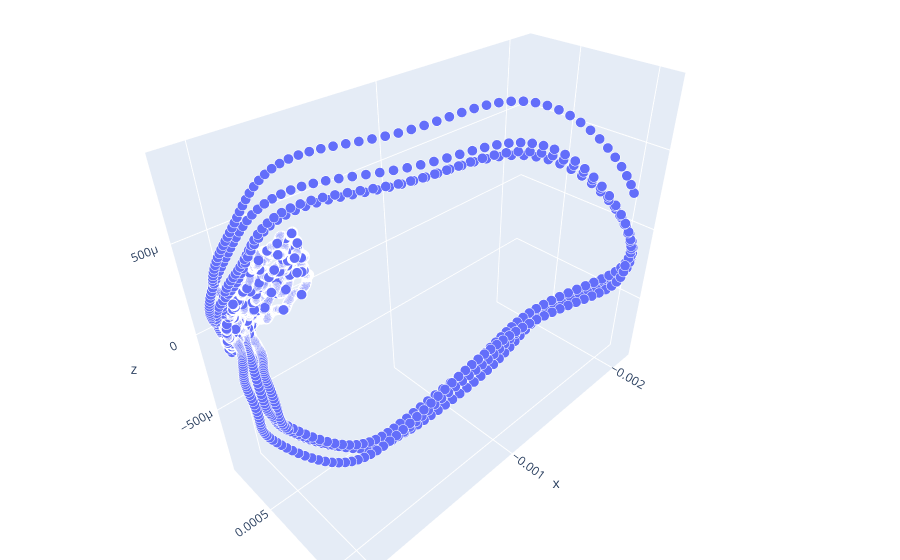

The notebook cell saved with this chart:
### Code cell
input ={}
input["data_edf"] = 'Data VECG/ECG_1.edf'
input["n_term_start"] = 3
input["n_term_finish"] = 6
input["filt"] = False
input["f_sreza"] = None
input["f_sampling"] =2000
input["show_detected_pqrst"] = True
input["show_ecg"] = True
input["plot_3d"] = True
input["save_images"] = False

process(input)

### Figure 1 — Plotly figure (JSON) as saved in the notebook; plotly's stock layout.template omitted (floating-point values rounded to 4 significant figures; data arrays with more than 128 entries replaced by an {"elided": "..."} marker saying what was removed)
{"data": [{"hovertemplate": "x=%{x}<br>y=%{y}<br>z=%{z}<br>size=%{marker.size}<extra></extra>", "legendgroup": "", "marker": {"color": "#636efa", "opacity": 1, "size": {"elided": "8208 int values"}, "sizemode": "area", "sizeref": 1, "symbol": "circle"}, "mode": "markers", "name": "", "scene": "scene", "showlegend": false, "type": "scatter3d", "x": {"elided": "8208 float values"}, "y": {"elided": "8208 float values"}, "z": {"elided": "8208 float values"}}], "layout": {"legend": {"itemsizing": "constant", "tracegroupgap": 0}, "margin": {"b": 0, "l": 0, "r": 0, "t": 0}, "scene": {"domain": {"x": [0, 1], "y": [0, 1]}, "xaxis": {"title": {"text": "x"}}, "yaxis": {"title": {"text": "y"}}, "zaxis": {"title": {"text": "z"}}}}}
